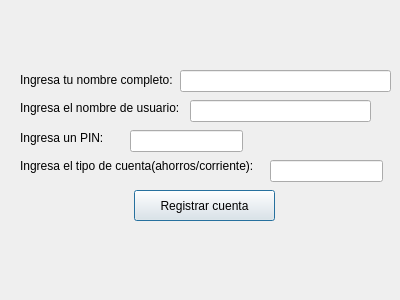
<?xml version="1.0" encoding="UTF-8"?>
<ui version="4.0">
 <class>Registro</class>
 <widget class="QDialog" name="Registro">
  <property name="geometry">
   <rect>
    <x>0</x>
    <y>0</y>
    <width>400</width>
    <height>300</height>
   </rect>
  </property>
  <property name="windowTitle">
   <string>Dialog</string>
  </property>
  <widget class="QLineEdit" name="txtNombre">
   <property name="geometry">
    <rect>
     <x>180</x>
     <y>70</y>
     <width>211</width>
     <height>22</height>
    </rect>
   </property>
  </widget>
  <widget class="QLineEdit" name="txtUsuario">
   <property name="geometry">
    <rect>
     <x>190</x>
     <y>100</y>
     <width>181</width>
     <height>22</height>
    </rect>
   </property>
  </widget>
  <widget class="QLineEdit" name="txtPin">
   <property name="geometry">
    <rect>
     <x>130</x>
     <y>130</y>
     <width>113</width>
     <height>22</height>
    </rect>
   </property>
  </widget>
  <widget class="QLineEdit" name="txtTipo">
   <property name="geometry">
    <rect>
     <x>270</x>
     <y>160</y>
     <width>113</width>
     <height>22</height>
    </rect>
   </property>
  </widget>
  <widget class="QLabel" name="Resultado">
   <property name="geometry">
    <rect>
     <x>0</x>
     <y>220</y>
     <width>391</width>
     <height>71</height>
    </rect>
   </property>
   <property name="text">
    <string/>
   </property>
  </widget>
  <widget class="QLabel" name="label_2">
   <property name="geometry">
    <rect>
     <x>20</x>
     <y>70</y>
     <width>161</width>
     <height>20</height>
    </rect>
   </property>
   <property name="text">
    <string>Ingresa tu nombre completo:</string>
   </property>
  </widget>
  <widget class="QLabel" name="label_3">
   <property name="geometry">
    <rect>
     <x>20</x>
     <y>100</y>
     <width>161</width>
     <height>16</height>
    </rect>
   </property>
   <property name="text">
    <string>Ingresa el nombre de usuario:</string>
   </property>
  </widget>
  <widget class="QLabel" name="label_4">
   <property name="geometry">
    <rect>
     <x>20</x>
     <y>130</y>
     <width>151</width>
     <height>16</height>
    </rect>
   </property>
   <property name="text">
    <string>Ingresa un PIN:</string>
   </property>
  </widget>
  <widget class="QLabel" name="label_5">
   <property name="geometry">
    <rect>
     <x>20</x>
     <y>150</y>
     <width>251</width>
     <height>31</height>
    </rect>
   </property>
   <property name="text">
    <string>Ingresa el tipo de cuenta(ahorros/corriente):</string>
   </property>
  </widget>
  <widget class="QPushButton" name="pushButton">
   <property name="geometry">
    <rect>
     <x>134</x>
     <y>190</y>
     <width>141</width>
     <height>31</height>
    </rect>
   </property>
   <property name="text">
    <string>Registrar cuenta</string>
   </property>
  </widget>
 </widget>
 <resources/>
 <connections/>
</ui>
